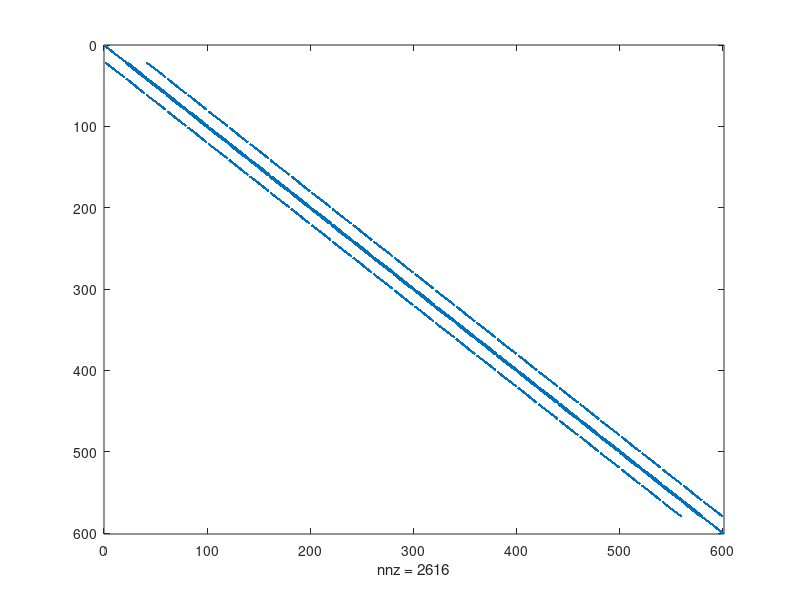
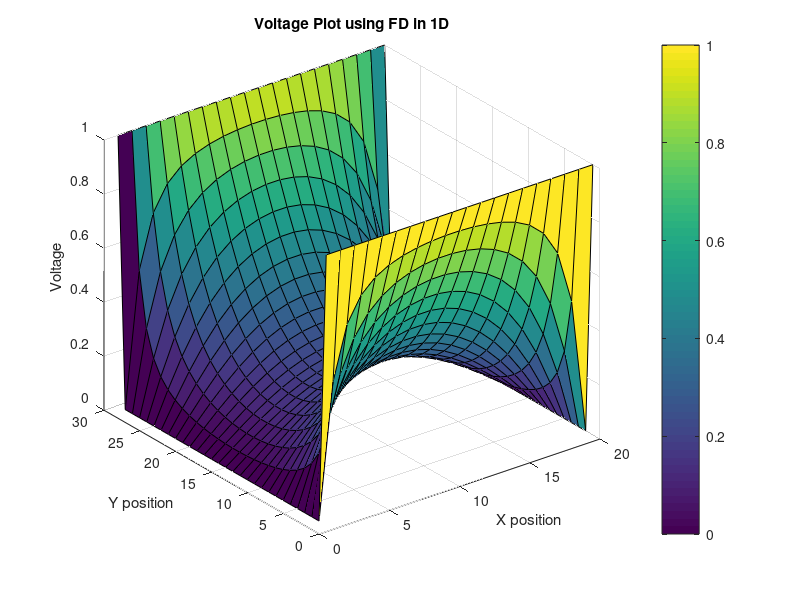

These charts were generated, in order, by the following MATLAB code:
close all
clear
clc
%Miranda Heredia 100996160
%Assignment 2 
%% Question 1 - Part A
% A grid and specifixc boundary conditions were defined for this problem.
% Using finite difference method and (GV = F), the electrostatic
% potential was found and plotted

%Intializing the Dimensions of the matrix

Length = 30;    %the x-axis upper limit
Width = 20;     %The y-axis upper limit

%Initialize G and F matrix
%Solution will be in the form of Ax = b, where x = b\A
%Our solution will be GV = F, solving for V

G = sparse(Length*Width, Length*Width); %sparse to store non-zero elements
F = zeros(Length*Width, 1);

%Populating G matrix and Boundary Conditions using a loop

for x =1:Length
    for y=1:Width
        n =  y +(x-1)*Width;    %Mapping equation FD - current position
        %Local mapping of the nodes around (x,y)
        nxm = y+(x-2)*Width; 
        nxp = y+(x)*Width;
        nym = (y-1)+(x-1)*Width;
        nyp = (y+1)+(x-1)*Width;
        
        %Boundaries
        if x==1     %Left BC
            G(n,n) = 1;
            F(n) = 1;
        elseif x==Length    %Right BC
            G(n,n) = 1;
            F(n) =1;
        elseif y==Width     %Upper BC
            G(n,n) = 1;
        elseif y==1         %Lower BC
            G(n,n) = 1;
        else
            %Laplacian Equation in Differences
            G(n,n) = -4;
            G(n,nxm)= 1;
            G(n,nxp) = 1;
            G(n,nym) = 1;
            G(n,nyp) = 1;
        end       
    end
end
%Creating sparse matrix
figure(1)
spy(G)
SolV = G\F;

%must create matrix to plot the surf()

SolVmatrix = zeros(Length, Width);

for i=1:Length
    for j=1: Width
        n = j+(i-1)*Width;
        SolVmatrix(i,j) = SolV(n);
        
    end
end

% Plot 1
figure(2)
surf(SolVmatrix)
colorbar
title("Voltage Plot using FD in 1D")
xlabel("X position")
ylabel("Y position")
zlabel("Voltage")




        

